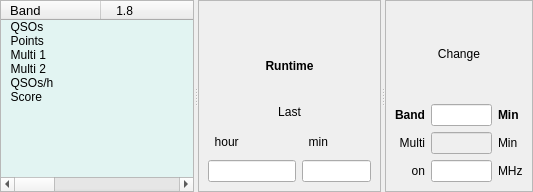
         <widget class="QSplitter" name="splitter">
          <property name="orientation">
           <enum>Qt::Horizontal</enum>
          </property>
          <widget class="QTreeWidget" name="qsoPointsList">
           <property name="palette">
            <palette>
             <active>
              <colorrole role="Base">
               <brush brushstyle="SolidPattern">
                <color alpha="255">
                 <red>226</red>
                 <green>244</green>
                 <blue>242</blue>
                </color>
               </brush>
              </colorrole>
             </active>
             <inactive>
              <colorrole role="Base">
               <brush brushstyle="SolidPattern">
                <color alpha="255">
                 <red>226</red>
                 <green>244</green>
                 <blue>242</blue>
                </color>
               </brush>
              </colorrole>
             </inactive>
             <disabled>
              <colorrole role="Base">
               <brush brushstyle="SolidPattern">
                <color alpha="255">
                 <red>244</red>
                 <green>244</green>
                 <blue>244</blue>
                </color>
               </brush>
              </colorrole>
             </disabled>
            </palette>
           </property>
           <property name="focusPolicy">
            <enum>Qt::WheelFocus</enum>
           </property>
           <property name="rootIsDecorated">
            <bool>false</bool>
           </property>
           <column>
            <property name="text">
             <string>  Band</string>
            </property>
            <property name="font">
             <font>
              <pointsize>10</pointsize>
             </font>
            </property>
           </column>
           <column>
            <property name="text">
             <string>    1.8</string>
            </property>
           </column>
           <column>
            <property name="text">
             <string>    3.5</string>
            </property>
           </column>
           <column>
            <property name="text">
             <string>      7</string>
            </property>
           </column>
           <column>
            <property name="text">
             <string>     14</string>
            </property>
           </column>
           <column>
            <property name="text">
             <string>     21</string>
            </property>
           </column>
           <column>
            <property name="text">
             <string>     28</string>
            </property>
           </column>
           <column>
            <property name="text">
             <string>     Total</string>
            </property>
            <property name="font">
             <font>
              <pointsize>10</pointsize>
             </font>
            </property>
           </column>
           <item>
            <property name="text">
             <string>  QSOs</string>
            </property>
            <property name="background">
             <brush brushstyle="NoBrush">
              <color alpha="255">
               <red>0</red>
               <green>0</green>
               <blue>0</blue>
              </color>
             </brush>
            </property>
            <property name="text">
             <string/>
            </property>
            <property name="text">
             <string/>
            </property>
            <property name="text">
             <string/>
            </property>
            <property name="text">
             <string/>
            </property>
            <property name="text">
             <string/>
            </property>
            <property name="text">
             <string/>
            </property>
            <property name="text">
             <string/>
            </property>
           </item>
           <item>
            <property name="text">
             <string>  Points</string>
            </property>
            <property name="text">
             <string/>
            </property>
            <property name="text">
             <string/>
            </property>
            <property name="text">
             <string/>
            </property>
            <property name="text">
             <string/>
            </property>
            <property name="text">
             <string/>
            </property>
            <property name="text">
             <string/>
            </property>
            <property name="text">
             <string/>
            </property>
           </item>
           <item>
            <property name="text">
             <string>  Multi 1</string>
            </property>
            <property name="text">
             <string/>
            </property>
            <property name="text">
             <string/>
            </property>
            <property name="text">
             <string/>
            </property>
            <property name="text">
             <string/>
            </property>
            <property name="text">
             <string/>
            </property>
            <property name="text">
             <string/>
            </property>
            <property name="text">
             <string/>
            </property>
           </item>
           <item>
            <property name="text">
             <string>  Multi 2</string>
            </property>
            <property name="text">
             <string/>
            </property>
            <property name="text">
             <string/>
            </property>
            <property name="text">
             <string/>
            </property>
            <property name="text">
             <string/>
            </property>
            <property name="text">
             <string/>
            </property>
            <property name="text">
             <string/>
            </property>
            <property name="text">
             <string/>
            </property>
           </item>
           <item>
            <property name="text">
             <string>  QSOs/h</string>
            </property>
            <property name="text">
             <string/>
            </property>
            <property name="text">
             <string/>
            </property>
            <property name="text">
             <string/>
            </property>
            <property name="text">
             <string/>
            </property>
            <property name="text">
             <string/>
            </property>
            <property name="text">
             <string/>
            </property>
            <property name="text">
             <string/>
            </property>
           </item>
           <item>
            <property name="text">
             <string>  Score</string>
            </property>
            <property name="text">
             <string/>
            </property>
            <property name="text">
             <string/>
            </property>
            <property name="text">
             <string/>
            </property>
            <property name="text">
             <string/>
            </property>
            <property name="text">
             <string/>
            </property>
            <property name="text">
             <string/>
            </property>
            <property name="text">
             <string/>
            </property>
           </item>
          </widget>
          <widget class="QFrame" name="frame_3">
           <property name="frameShape">
            <enum>QFrame::StyledPanel</enum>
           </property>
           <property name="frameShadow">
            <enum>QFrame::Raised</enum>
           </property>
           <layout class="QGridLayout" name="gridLayout_3">
            <item row="0" column="0" colspan="3">
             <widget class="QPushButton" name="Buttonview">
              <property name="enabled">
               <bool>true</bool>
              </property>
              <property name="focusPolicy">
               <enum>Qt::NoFocus</enum>
              </property>
              <property name="text">
               <string/>
              </property>
              <property name="flat">
               <bool>true</bool>
              </property>
             </widget>
            </item>
            <item row="1" column="0" rowspan="2" colspan="3">
             <widget class="QLabel" name="label_23">
              <property name="font">
               <font>
                <weight>75</weight>
                <bold>true</bold>
               </font>
              </property>
              <property name="text">
               <string>Runtime</string>
              </property>
              <property name="alignment">
               <set>Qt::AlignCenter</set>
              </property>
             </widget>
            </item>
            <item row="2" column="2">
             <widget class="QLabel" name="label_19">
              <property name="text">
               <string/>
              </property>
             </widget>
            </item>
            <item row="3" column="0" colspan="3">
             <widget class="QLabel" name="label_15">
              <property name="text">
               <string>Last</string>
              </property>
              <property name="alignment">
               <set>Qt::AlignCenter</set>
              </property>
             </widget>
            </item>
            <item row="4" column="0">
             <widget class="QLabel" name="label_16">
              <property name="text">
               <string>  hour</string>
              </property>
             </widget>
            </item>
            <item row="4" column="1" colspan="2">
             <widget class="QLabel" name="label_17">
              <property name="text">
               <string>  min</string>
              </property>
             </widget>
            </item>
            <item row="5" column="0">
             <widget class="QLineEdit" name="lineLastHour">
              <property name="focusPolicy">
               <enum>Qt::NoFocus</enum>
              </property>
              <property name="alignment">
               <set>Qt::AlignCenter</set>
              </property>
             </widget>
            </item>
            <item row="5" column="1" colspan="2">
             <widget class="QLineEdit" name="lineLastMin">
              <property name="focusPolicy">
               <enum>Qt::NoFocus</enum>
              </property>
              <property name="alignment">
               <set>Qt::AlignCenter</set>
              </property>
             </widget>
            </item>
           </layout>
          </widget>
          <widget class="QFrame" name="frame_4">
           <property name="frameShape">
            <enum>QFrame::StyledPanel</enum>
           </property>
           <property name="frameShadow">
            <enum>QFrame::Raised</enum>
           </property>
           <layout class="QGridLayout" name="gridLayout_2">
            <item row="0" column="0" colspan="3">
             <widget class="QLabel" name="label_28">
              <property name="text">
               <string>Change</string>
              </property>
              <property name="alignment">
               <set>Qt::AlignCenter</set>
              </property>
             </widget>
            </item>
            <item row="1" column="0">
             <widget class="QLabel" name="label_25">
              <property name="font">
               <font>
                <weight>75</weight>
                <bold>true</bold>
               </font>
              </property>
              <property name="text">
               <string>Band</string>
              </property>
              <property name="alignment">
               <set>Qt::AlignRight|Qt::AlignTrailing|Qt::AlignVCenter</set>
              </property>
             </widget>
            </item>
            <item row="1" column="1">
             <widget class="QLineEdit" name="lineBandMin">
              <property name="focusPolicy">
               <enum>Qt::NoFocus</enum>
              </property>
              <property name="alignment">
               <set>Qt::AlignCenter</set>
              </property>
             </widget>
            </item>
            <item row="1" column="2">
             <widget class="QLabel" name="label_20">
              <property name="font">
               <font>
                <weight>75</weight>
                <bold>true</bold>
               </font>
              </property>
              <property name="text">
               <string>Min</string>
              </property>
             </widget>
            </item>
            <item row="2" column="0">
             <widget class="QLabel" name="label_26">
              <property name="text">
               <string>Multi</string>
              </property>
              <property name="alignment">
               <set>Qt::AlignRight|Qt::AlignTrailing|Qt::AlignVCenter</set>
              </property>
             </widget>
            </item>
            <item row="2" column="1">
             <widget class="QLineEdit" name="lineMultMin">
              <property name="enabled">
               <bool>false</bool>
              </property>
              <property name="focusPolicy">
               <enum>Qt::NoFocus</enum>
              </property>
              <property name="alignment">
               <set>Qt::AlignCenter</set>
              </property>
             </widget>
            </item>
            <item row="2" column="2">
             <widget class="QLabel" name="label_21">
              <property name="text">
               <string>Min</string>
              </property>
             </widget>
            </item>
            <item row="3" column="0">
             <widget class="QLabel" name="label_27">
              <property name="text">
               <string>on</string>
              </property>
              <property name="alignment">
               <set>Qt::AlignRight|Qt::AlignTrailing|Qt::AlignVCenter</set>
              </property>
             </widget>
            </item>
            <item row="3" column="1">
             <widget class="QLineEdit" name="lineBandMHz">
              <property name="focusPolicy">
               <enum>Qt::NoFocus</enum>
              </property>
              <property name="alignment">
               <set>Qt::AlignCenter</set>
              </property>
             </widget>
            </item>
            <item row="3" column="2">
             <widget class="QLabel" name="label_22">
              <property name="text">
               <string>MHz</string>
              </property>
             </widget>
            </item>
           </layout>
          </widget>
         </widget>
